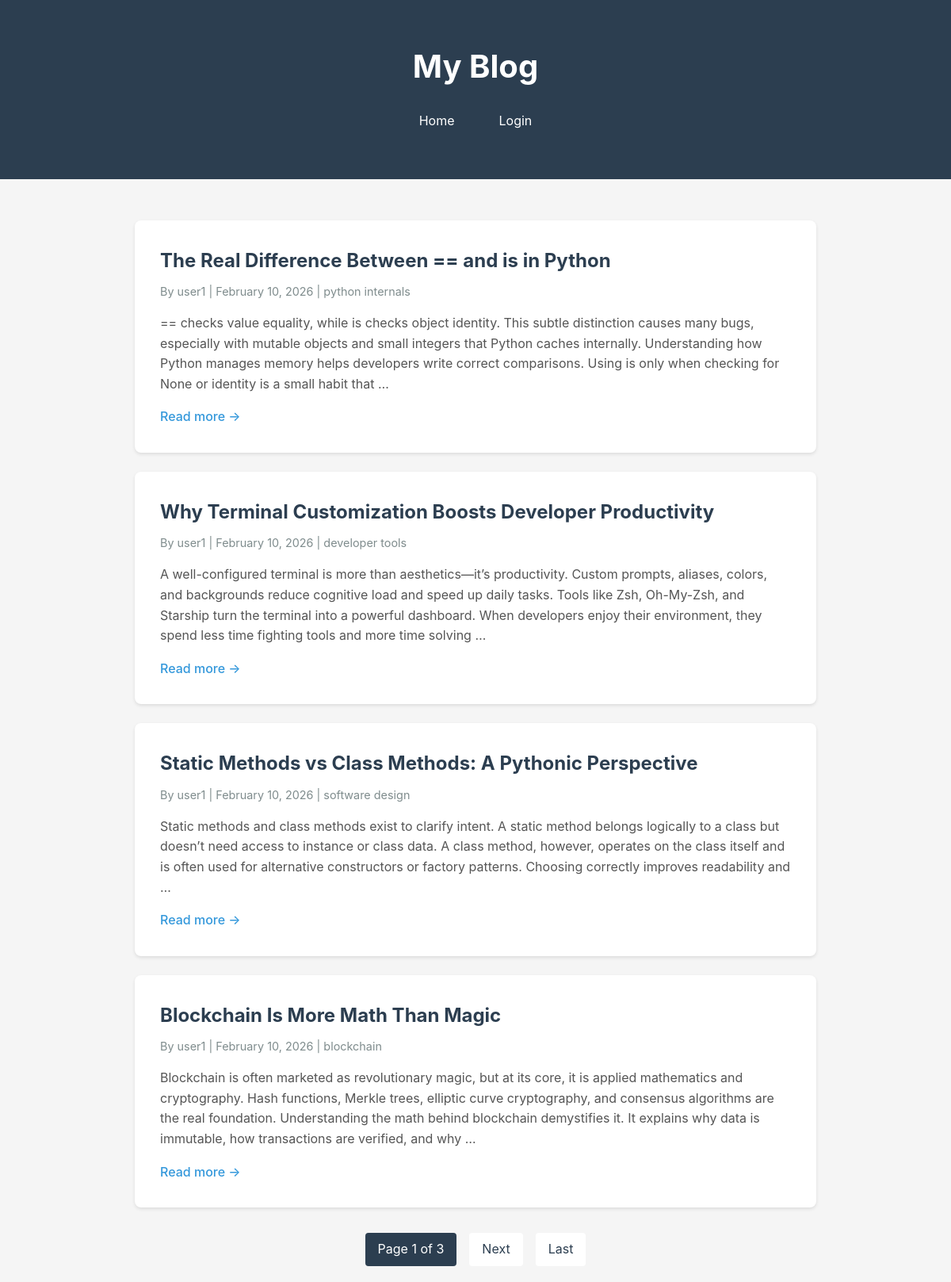
Before: / with the older database file.
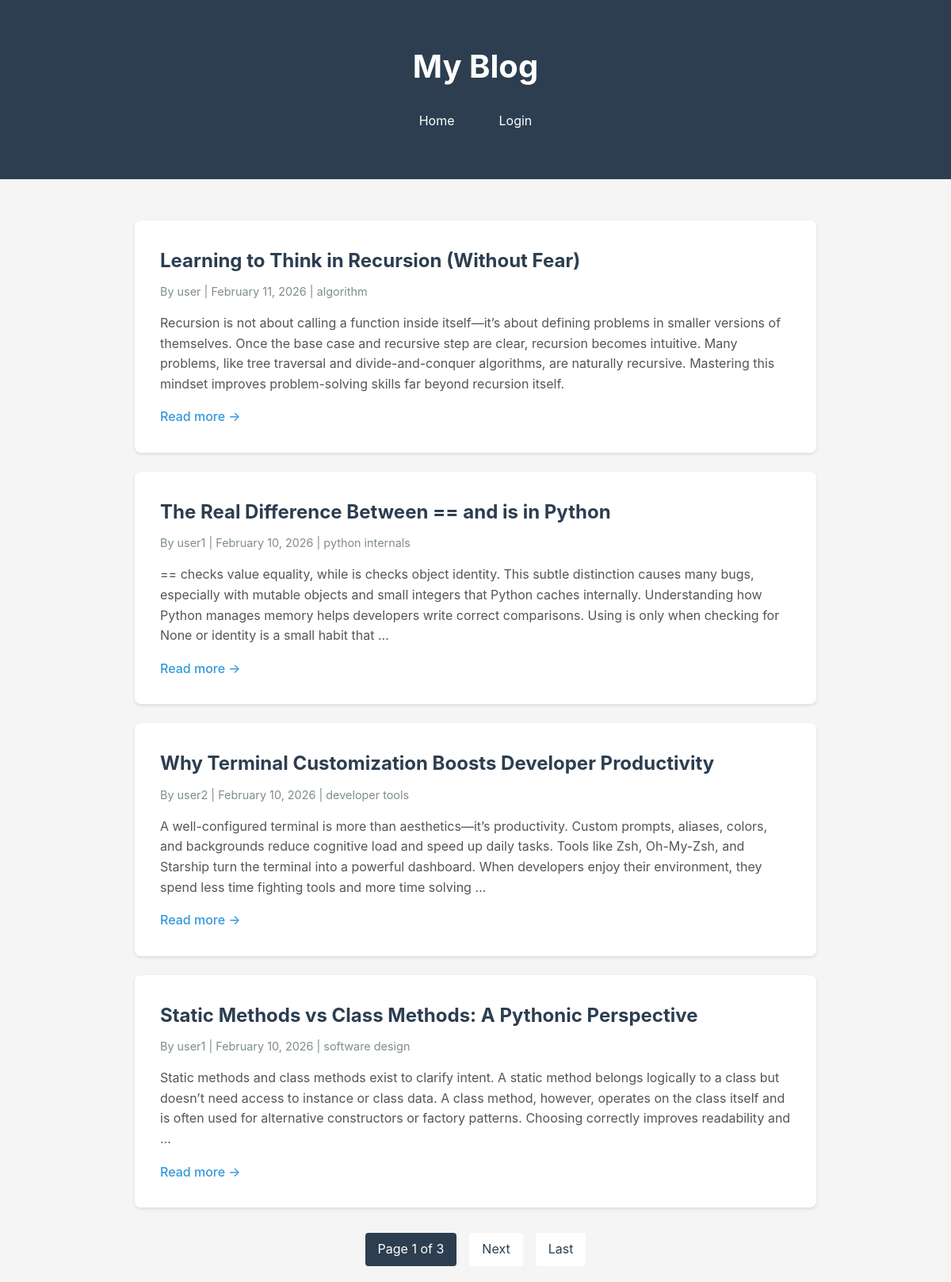
After: the same page with the newer database file.
### blog/models.py (models this page shows, shortened)
class Post(models.Model):
    STATUS_CHOICES = (
        ('draft', 'Draft'),
        ('published', 'Published')
    )
    title = models.CharField(max_length=200)
    slug = models.SlugField(unique=True, max_length=100, blank=True)
    author = models.ForeignKey(User, on_delete=models.CASCADE, related_name='blog_posts')
    content = models.TextField()
    category = models.CharField(max_length=100, blank=True, null=True)
    status = models.CharField(max_length=10, choices=STATUS_CHOICES, default='draft')
    created_at = models.DateTimeField(auto_now_add=True)
    updated_at = models.DateTimeField(auto_now=True)
    class Meta:
        ordering = ['-created_at']

### blog/views.py (the view)
# urls.py: path('', views.post_list, name='home'),
def post_list(request):
    posts_list = Post.objects.filter(status='published').order_by('-created_at')
    paginator = Paginator(posts_list, 4)  # 4 posts per page
    page_number = request.GET.get('page')
    posts = paginator.get_page(page_number)
    context = {
        'posts': posts,
        'is_paginated': posts.has_other_pages(),
        'page_obj': posts
    }
    return render(request, 'home.html', context)

### blog/templates/home.html (shortened to what this page needs)
<!DOCTYPE html>
<html lang="en">
<head>
</head>
<body>
    <header>
        <div class="container">
            <h1>My Blog</h1>
            <nav class="header-nav">
                <a href="{% url 'home' %}" class="nav-link">Home</a>
                {% if user.is_authenticated %}
                    <a href="{% url 'post_create' %}" class="nav-link btn-create">+ Create Post</a>
                    <span class="nav-link">Welcome, {{ user.username }}</span>
                    <a href="{% url 'logout' %}" class="nav-link">Logout</a>
                {% else %}
                    <a href="{% url 'login' %}" class="nav-link">Login</a>
                {% endif %}
            </nav>
        </div>
    </header>
    <div class="container">
        {% if posts %}
            {% for post in posts %}
            <article class="post">
                <h2>
                    <a href="{% url 'post_detail' post.slug %}">{{ post.title }}</a>
                </h2>
                <div class="post-meta">
                    By {{ post.author.username }} | {{ post.created_at|date:"F d, Y" }}
                    {% if post.category %}
                        | <span>{{ post.category }}</span>
                    {% endif %}
                </div>
                <div class="post-excerpt">
                    {{ post.content|truncatewords:50 }}
                </div>
                <div class="post-actions">
                    <a href="{% url 'post_detail' post.slug %}" class="read-more">Read more →</a>
                </div>
            </article>
            {% endfor %}
            {% if is_paginated %}
            <div class="pagination">
                <span class="current">
                    Page {{ page_obj.number }} of {{ page_obj.paginator.num_pages }}
                </span>
                {% if page_obj.has_next %}
                    <a href="?page={{ page_obj.next_page_number }}">Next</a>
                    <a href="?page={{ page_obj.paginator.num_pages }}">Last</a>
                {% endif %}
            </div>
            {% endif %}
        {% else %}
            <div class="no-posts">
                <h2>No posts yet</h2>
                <p>Check back later for new content!</p>
            </div>
        {% endif %}
    </div>
</body>
</html>

### blog/templates/home.html (style rules this page uses)
* { margin: 0; padding: 0; box-sizing: border-box; }
body { font-family: -apple-system, BlinkMacSystemFont, "Segoe UI", Roboto, "Helvetica Neue", Arial, sans-serif; line-height: 1.6; color: #333; background-color: #f5f5f5; }
.container { max-width: 900px; margin: 0 auto; padding: 20px; }
header { background: #2c3e50; color: white; padding: 2rem 0; margin-bottom: 2rem; }
header h1 { text-align: center; font-size: 2.5rem; margin-bottom: 1rem; }
.header-nav { display: flex; justify-content: center; align-items: center; gap: 1.5rem; flex-wrap: wrap; }
.nav-link { color: white; text-decoration: none; padding: 0.5rem 1rem; border-radius: 4px; transition: background 0.3s; }
.post { background: white; padding: 2rem; margin-bottom: 1.5rem; border-radius: 8px; box-shadow: 0 2px 4px rgba(0,0,0,0.1); }
.post h2 { color: #2c3e50; margin-bottom: 0.5rem; }
.post h2 a { color: #2c3e50; text-decoration: none; }
.post-meta { color: #7f8c8d; font-size: 0.9rem; margin-bottom: 1rem; }
.post-excerpt { color: #555; margin-bottom: 1rem; }
.post-actions { display: flex; gap: 1rem; align-items: center; }
.read-more { display: inline-block; color: #3498db; text-decoration: none; font-weight: 500; }
.pagination { display: flex; justify-content: center; gap: 1rem; margin-top: 2rem; }
.pagination a, .pagination span { padding: 0.5rem 1rem; background: white; border-radius: 4px; text-decoration: none; color: #2c3e50; }
.pagination .current { background: #2c3e50; color: white; }

Changed rows visible on the page:
no longer on this page (row edited): Post: title "Blockchain Is More Math Than Magic", author.username "user1", created_at "February 10, 2026", category "blockchain", content "Blockchain is often marketed as revolutionary magic, but at its core, it is applied mathematics and cryptography. Hash functions, Merkle trees, elliptic curve cryptography, and consensus algorithms are the real foundation. Understanding the math behind blockchain demystifies it. It explains why data is immutable, how transactions are verified, and why …"
added Post: title "Learning to Think in Recursion (Without Fear)", author.username "user", created_at "February 11, 2026", category "algorithm", content "Recursion is not about calling a function inside itself—it’s about defining problems in smaller versions of themselves. Once the base case and recursive step are clear, recursion becomes intuitive. Many problems, like tree traversal and divide-and-conquer algorithms, are naturally recursive. Mastering this mindset improves problem-solving skills far beyond recursion itself."
changed Post "Why Terminal Customization Boosts Developer Productivity": author.username "user1" → "user2"
